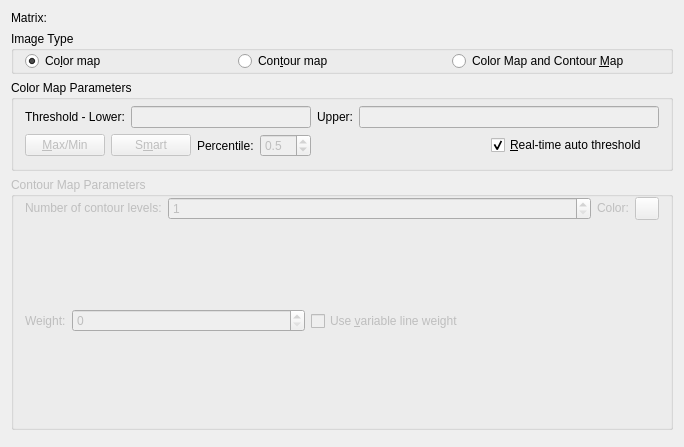
<ui version="4.0" >
 <class>ImageTab</class>
 <widget class="QWidget" name="ImageTab" >
  <property name="geometry" >
   <rect>
    <x>0</x>
    <y>0</y>
    <width>684</width>
    <height>447</height>
   </rect>
  </property>
  <layout class="QGridLayout" name="gridLayout" >
   <item row="0" column="0" >
    <widget class="QLabel" name="textLabel3" >
     <property name="sizePolicy" >
      <sizepolicy vsizetype="Minimum" hsizetype="Fixed" >
       <horstretch>0</horstretch>
       <verstretch>0</verstretch>
      </sizepolicy>
     </property>
     <property name="text" >
      <string>Matrix:</string>
     </property>
     <property name="wordWrap" >
      <bool>false</bool>
     </property>
    </widget>
   </item>
   <item row="0" column="1" >
    <widget class="Kst::MatrixSelector" native="1" name="_matrix" >
     <property name="sizePolicy" >
      <sizepolicy vsizetype="Preferred" hsizetype="MinimumExpanding" >
       <horstretch>0</horstretch>
       <verstretch>0</verstretch>
      </sizepolicy>
     </property>
    </widget>
   </item>
   <item row="1" column="0" colspan="2" >
    <widget class="QGroupBox" name="_imageTypeGroup" >
     <property name="title" >
      <string>Image Type</string>
     </property>
     <layout class="QGridLayout" >
      <property name="topMargin" >
       <number>0</number>
      </property>
      <property name="bottomMargin" >
       <number>0</number>
      </property>
      <item row="0" column="0" >
       <widget class="QRadioButton" name="_colorOnly" >
        <property name="text" >
         <string>Co&amp;lor map</string>
        </property>
        <property name="checked" >
         <bool>true</bool>
        </property>
       </widget>
      </item>
      <item row="0" column="1" >
       <widget class="QRadioButton" name="_contourOnly" >
        <property name="text" >
         <string>Con&amp;tour map</string>
        </property>
       </widget>
      </item>
      <item row="0" column="2" >
       <widget class="QRadioButton" name="_colorAndContour" >
        <property name="text" >
         <string>Color Map and Contour &amp;Map</string>
        </property>
       </widget>
      </item>
     </layout>
    </widget>
   </item>
   <item row="2" column="0" colspan="2" >
    <widget class="QGroupBox" name="_colorMapGroup" >
     <property name="sizePolicy" >
      <sizepolicy vsizetype="Fixed" hsizetype="Minimum" >
       <horstretch>0</horstretch>
       <verstretch>0</verstretch>
      </sizepolicy>
     </property>
     <property name="title" >
      <string>Color Map Parameters</string>
     </property>
     <layout class="QGridLayout" >
      <property name="topMargin" >
       <number>0</number>
      </property>
      <item row="0" column="0" colspan="4" >
       <widget class="Kst::ColorPalette" native="1" name="_colorPalette" >
        <property name="minimumSize" >
         <size>
          <width>0</width>
          <height>0</height>
         </size>
        </property>
       </widget>
      </item>
      <item row="2" column="0" >
       <widget class="QPushButton" name="_autoThreshold" >
        <property name="enabled" >
         <bool>false</bool>
        </property>
        <property name="sizePolicy" >
         <sizepolicy vsizetype="Fixed" hsizetype="Fixed" >
          <horstretch>0</horstretch>
          <verstretch>0</verstretch>
         </sizepolicy>
        </property>
        <property name="text" >
         <string>&amp;Max/Min</string>
        </property>
       </widget>
      </item>
      <item row="1" column="2" colspan="2" >
       <layout class="QHBoxLayout" >
        <property name="margin" >
         <number>0</number>
        </property>
        <item>
         <widget class="QLabel" name="textLabel2" >
          <property name="text" >
           <string>Upper:</string>
          </property>
          <property name="wordWrap" >
           <bool>false</bool>
          </property>
          <property name="buddy" >
           <cstring>_upperThreshold</cstring>
          </property>
         </widget>
        </item>
        <item>
         <widget class="QLineEdit" name="_upperThreshold" >
          <property name="enabled" >
           <bool>false</bool>
          </property>
          <property name="sizePolicy" >
           <sizepolicy vsizetype="Fixed" hsizetype="MinimumExpanding" >
            <horstretch>0</horstretch>
            <verstretch>0</verstretch>
           </sizepolicy>
          </property>
         </widget>
        </item>
       </layout>
      </item>
      <item row="1" column="0" colspan="2" >
       <layout class="QHBoxLayout" >
        <property name="margin" >
         <number>0</number>
        </property>
        <item>
         <widget class="QLabel" name="textLabel2_4" >
          <property name="text" >
           <string>Threshold - Lower:</string>
          </property>
          <property name="wordWrap" >
           <bool>false</bool>
          </property>
          <property name="buddy" >
           <cstring>_lowerThreshold</cstring>
          </property>
         </widget>
        </item>
        <item>
         <widget class="QLineEdit" name="_lowerThreshold" >
          <property name="enabled" >
           <bool>false</bool>
          </property>
          <property name="sizePolicy" >
           <sizepolicy vsizetype="Fixed" hsizetype="MinimumExpanding" >
            <horstretch>0</horstretch>
            <verstretch>0</verstretch>
           </sizepolicy>
          </property>
         </widget>
        </item>
       </layout>
      </item>
      <item row="2" column="1" >
       <layout class="QHBoxLayout" >
        <property name="margin" >
         <number>0</number>
        </property>
        <item>
         <widget class="QPushButton" name="_smartThreshold" >
          <property name="enabled" >
           <bool>false</bool>
          </property>
          <property name="sizePolicy" >
           <sizepolicy vsizetype="Fixed" hsizetype="Fixed" >
            <horstretch>0</horstretch>
            <verstretch>0</verstretch>
           </sizepolicy>
          </property>
          <property name="text" >
           <string>S&amp;mart</string>
          </property>
         </widget>
        </item>
        <item>
         <widget class="QLabel" name="textLabel1_4" >
          <property name="sizePolicy" >
           <sizepolicy vsizetype="Preferred" hsizetype="Fixed" >
            <horstretch>0</horstretch>
            <verstretch>0</verstretch>
           </sizepolicy>
          </property>
          <property name="text" >
           <string>Percentile:</string>
          </property>
          <property name="wordWrap" >
           <bool>false</bool>
          </property>
         </widget>
        </item>
        <item>
         <widget class="QDoubleSpinBox" name="_smartThresholdValue" >
          <property name="enabled" >
           <bool>false</bool>
          </property>
          <property name="decimals" >
           <number>1</number>
          </property>
          <property name="maximum" >
           <double>45.000000000000000</double>
          </property>
          <property name="value" >
           <double>0.500000000000000</double>
          </property>
         </widget>
        </item>
       </layout>
      </item>
      <item row="2" column="3" >
       <widget class="QCheckBox" name="_realTimeAutoThreshold" >
        <property name="text" >
         <string>&amp;Real-time auto threshold</string>
        </property>
        <property name="checked" >
         <bool>true</bool>
        </property>
       </widget>
      </item>
      <item row="2" column="2" >
       <spacer>
        <property name="orientation" >
         <enum>Qt::Vertical</enum>
        </property>
        <property name="sizeType" >
         <enum>QSizePolicy::Expanding</enum>
        </property>
        <property name="sizeHint" stdset="0" >
         <size>
          <width>41</width>
          <height>21</height>
         </size>
        </property>
       </spacer>
      </item>
     </layout>
    </widget>
   </item>
   <item row="3" column="0" colspan="2" >
    <widget class="QGroupBox" name="_contourMapGroup" >
     <property name="enabled" >
      <bool>false</bool>
     </property>
     <property name="title" >
      <string>Contour Map Parameters</string>
     </property>
     <layout class="QGridLayout" >
      <property name="topMargin" >
       <number>0</number>
      </property>
      <item row="0" column="2" >
       <layout class="QHBoxLayout" >
        <property name="margin" >
         <number>0</number>
        </property>
        <item>
         <widget class="QLabel" name="textLabel2_3" >
          <property name="sizePolicy" >
           <sizepolicy vsizetype="Fixed" hsizetype="Fixed" >
            <horstretch>0</horstretch>
            <verstretch>0</verstretch>
           </sizepolicy>
          </property>
          <property name="text" >
           <string>Color:</string>
          </property>
          <property name="wordWrap" >
           <bool>false</bool>
          </property>
          <property name="buddy" >
           <cstring>_contourColor</cstring>
          </property>
         </widget>
        </item>
        <item>
         <widget class="Kst::ColorButton" name="_contourColor" >
          <property name="text" >
           <string/>
          </property>
          <property name="color" stdset="0" >
           <color>
            <red>0</red>
            <green>0</green>
            <blue>0</blue>
           </color>
          </property>
         </widget>
        </item>
       </layout>
      </item>
      <item row="0" column="0" colspan="2" >
       <layout class="QHBoxLayout" >
        <property name="margin" >
         <number>0</number>
        </property>
        <item>
         <widget class="QLabel" name="textLabel1_3" >
          <property name="sizePolicy" >
           <sizepolicy vsizetype="Fixed" hsizetype="Fixed" >
            <horstretch>0</horstretch>
            <verstretch>0</verstretch>
           </sizepolicy>
          </property>
          <property name="text" >
           <string>Number of contour levels:</string>
          </property>
          <property name="wordWrap" >
           <bool>false</bool>
          </property>
          <property name="buddy" >
           <cstring>_numContourLines</cstring>
          </property>
         </widget>
        </item>
        <item>
         <widget class="QSpinBox" name="_numContourLines" >
          <property name="sizePolicy" >
           <sizepolicy vsizetype="Fixed" hsizetype="Expanding" >
            <horstretch>0</horstretch>
            <verstretch>0</verstretch>
           </sizepolicy>
          </property>
          <property name="minimum" >
           <number>1</number>
          </property>
          <property name="maximum" >
           <number>10</number>
          </property>
         </widget>
        </item>
       </layout>
      </item>
      <item row="1" column="0" >
       <layout class="QHBoxLayout" >
        <property name="margin" >
         <number>0</number>
        </property>
        <item>
         <widget class="QLabel" name="textLabel1" >
          <property name="sizePolicy" >
           <sizepolicy vsizetype="Fixed" hsizetype="Fixed" >
            <horstretch>0</horstretch>
            <verstretch>0</verstretch>
           </sizepolicy>
          </property>
          <property name="text" >
           <string>Weight:</string>
          </property>
          <property name="wordWrap" >
           <bool>false</bool>
          </property>
          <property name="buddy" >
           <cstring>_contourWeight</cstring>
          </property>
         </widget>
        </item>
        <item>
         <widget class="QSpinBox" name="_contourWeight" >
          <property name="buttonSymbols" >
           <enum>QAbstractSpinBox::UpDownArrows</enum>
          </property>
          <property name="maximum" >
           <number>5</number>
          </property>
         </widget>
        </item>
       </layout>
      </item>
      <item row="1" column="1" colspan="2" >
       <layout class="QHBoxLayout" >
        <property name="margin" >
         <number>0</number>
        </property>
        <item>
         <widget class="QCheckBox" name="_useVariableWeight" >
          <property name="text" >
           <string>Use &amp;variable line weight</string>
          </property>
         </widget>
        </item>
        <item>
         <spacer>
          <property name="orientation" >
           <enum>Qt::Vertical</enum>
          </property>
          <property name="sizeType" >
           <enum>QSizePolicy::Expanding</enum>
          </property>
          <property name="sizeHint" stdset="0" >
           <size>
            <width>76</width>
            <height>25</height>
           </size>
          </property>
         </spacer>
        </item>
       </layout>
      </item>
     </layout>
    </widget>
   </item>
   <item row="4" column="0" colspan="2" >
    <widget class="Kst::CurvePlacement" native="1" name="_curvePlacement" />
   </item>
  </layout>
 </widget>
 <layoutdefault spacing="6" margin="11" />
 <customwidgets>
  <customwidget>
   <class>Kst::CurvePlacement</class>
   <extends>QWidget</extends>
   <header>curveplacement.h</header>
  </customwidget>
  <customwidget>
   <class>Kst::ColorPalette</class>
   <extends></extends>
   <header>colorpalette.h</header>
  </customwidget>
  <customwidget>
   <class>Kst::ColorButton</class>
   <extends>QToolButton</extends>
   <header>colorbutton.h</header>
  </customwidget>
  <customwidget>
   <class>Kst::MatrixSelector</class>
   <extends></extends>
   <header>matrixselector.h</header>
  </customwidget>
 </customwidgets>
 <tabstops>
  <tabstop>_colorOnly</tabstop>
  <tabstop>_lowerThreshold</tabstop>
  <tabstop>_upperThreshold</tabstop>
  <tabstop>_autoThreshold</tabstop>
  <tabstop>_realTimeAutoThreshold</tabstop>
  <tabstop>_numContourLines</tabstop>
  <tabstop>_contourColor</tabstop>
  <tabstop>_contourWeight</tabstop>
  <tabstop>_useVariableWeight</tabstop>
  <tabstop>_curvePlacement</tabstop>
 </tabstops>
 <resources/>
 <connections/>
</ui>
